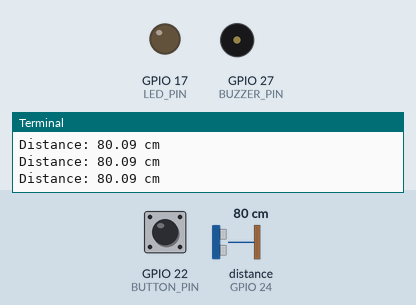
Bench run of a program on a simulated Raspberry Pi (BCM pin numbers). On the bench: output pins drawn as LEDs (lit = HIGH), buzzer (waves = sounding, pin HIGH), the last lines printed to the terminal. The inputs (shaded band) are chosen by the test bench; at power-on: distance to the obstacle (sensor on GPIO 24) 80 cm, GPIO 22 (BUTTON_PIN) HIGH. The echo pulse lasts 58.3 µs per cm; the clock reads 2024-03-15 10:24:30 at power-on unless the program sets it; pins used as bus, display or sensor lines are not drawn.

Above: at 1.2 s.
1.3 s: distance to the obstacle (sensor on GPIO 24) set to 11 cm
2.8 s: distance to the obstacle (sensor on GPIO 24) set to 8 cm
At 3.7 s:
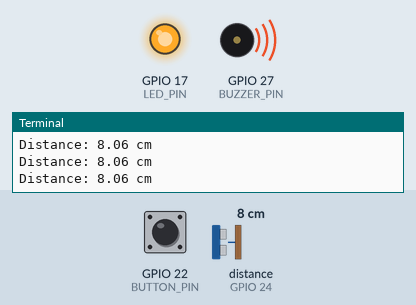
Timing chart, 0 to 5.8 s (numbered marks = the images above; inputs shaded):
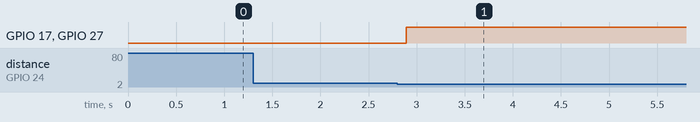

The program:

project2.py
```python
import RPi.GPIO as GPIO
import time

# Set up GPIO
GPIO.setmode(GPIO.BCM)
GPIO.setwarnings(False)

# Ultrasonic Sensor
TRIG_PIN = 18
ECHO_PIN = 24
GPIO.setup(TRIG_PIN, GPIO.OUT)
GPIO.setup(ECHO_PIN, GPIO.IN)

# LED
LED_PIN = 17
GPIO.setup(LED_PIN, GPIO.OUT)

# Buzzer
BUZZER_PIN = 27
GPIO.setup(BUZZER_PIN, GPIO.OUT)

# Push Button
BUTTON_PIN = 22
GPIO.setup(BUTTON_PIN, GPIO.IN, pull_up_down=GPIO.PUD_UP)

# Function to measure distance with ultrasonic sensor
def measure_distance():
    GPIO.output(TRIG_PIN, GPIO.HIGH)
    time.sleep(0.00001)
    GPIO.output(TRIG_PIN, GPIO.LOW)

    while GPIO.input(ECHO_PIN) == 0:
        pulse_start = time.time()

    while GPIO.input(ECHO_PIN) == 1:
        pulse_end = time.time()

    pulse_duration = pulse_end - pulse_start
    distance = pulse_duration * 17150
    distance = round(distance, 2)

    return distance

# Main loop
try:
    while True:
        distance = measure_distance()
        print("Distance:", distance, "cm")

        if distance < 10:
            GPIO.output(LED_PIN, GPIO.HIGH)
            GPIO.output(BUZZER_PIN, GPIO.HIGH)
        else:
            GPIO.output(LED_PIN, GPIO.LOW)
            GPIO.output(BUZZER_PIN, GPIO.LOW)

        if GPIO.input(BUTTON_PIN) == GPIO.LOW:
            GPIO.output(LED_PIN, GPIO.LOW)
            GPIO.output(BUZZER_PIN, GPIO.LOW)
            break

        time.sleep(0.1)

finally:
    GPIO.cleanup()
```

Measured:
- the behaviour switches between 10 and 9 cm on distance to the obstacle (sensor on GPIO 24) (found by bisection; images 0 and 1)
- after the input at 2.8 s, GPIO 17 (LED_PIN), GPIO 27 (BUZZER_PIN): LOW → HIGH after 0.09 s
